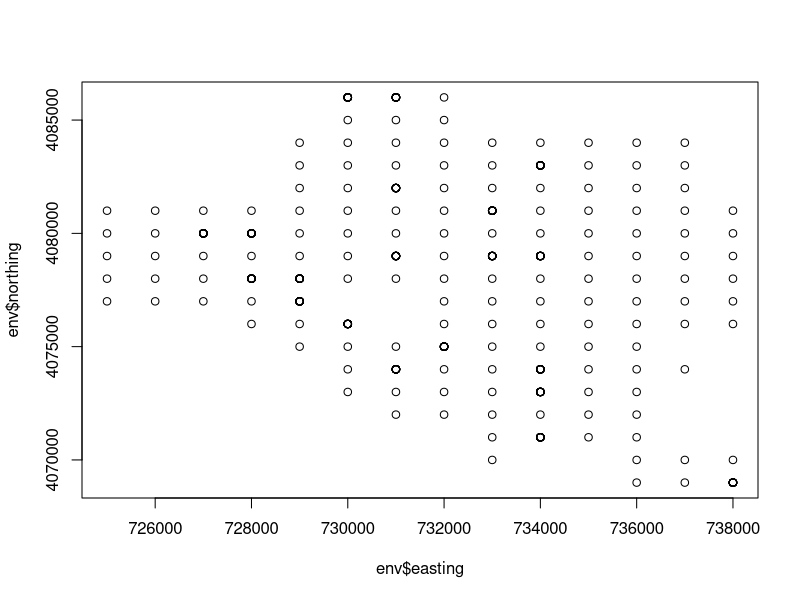
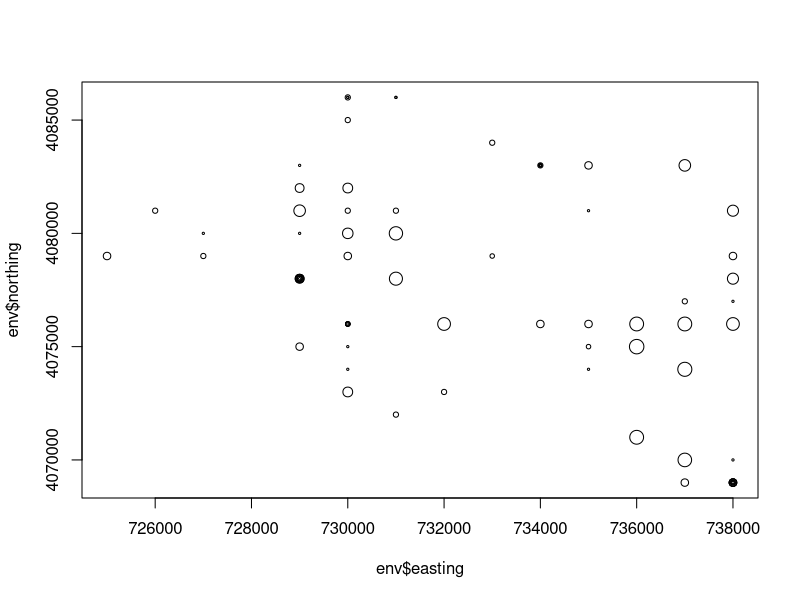

Here is the R script that generated these plots, in order:

env = read.csv('./data/tgpall_env.csv')
env$date_samp = as.Date(env$date_samp, format='%m/%d/%Y')
env$date_of_burn = as.Date(env$date_of_burn, format='%m/%d/%Y')

## drop the plots not on the UTM grid
env = subset(env, subset=grid_plot == 1)

soilvars = c("P","CA","MG","K","NA.","B","FE","MN","CU","ZN","AL")
## add 1.0 to Boron so that there are no zero values
env$B = env$B + 1
logSoil = log10(env[ , soilvars])
names(logSoil) = paste('log', soilvars, sep='')

eastness = sin(env$aspect) 
northness = cos(env$aspect)

woody_vars = c('woodyht', 'woodypct', 'basal_area', 'density', 'avgdens')
env[ , woody_vars] = ifelse(is.na(as.matrix(env[ , woody_vars])), 
                            0, 
                            as.matrix(env[ , woody_vars]))

env = env[ , !(names(env) %in% soilvars)]
env = cbind(env, logSoil, eastness, northness)

## write out filtered env file
write.csv(env, file='./data/tgp_utm_env.csv', row.names=F)

plot(env$easting, env$northing)
plot(env$easting, env$northing, cex = log10(env$woodypct))

plot_id = sort(unique(env$plot))

plot_yr = sort(unique(env$plot_yr))

length(plot_id)

## read in species community data
comm = read.csv('./data/tgp_comm_mat_all.csv')

sp_plot_id = as.integer(
              sapply(strsplit(as.character(comm[,1]),'.', fixed=TRUE), 
                     function(x) x[[1]]))

sum(unique(sp_plot_id) %in% plot_id)
sum(comm[ ,1] %in% plot_yr)

## so every plot we have enviornmental data for we also have 
## species data

## generate plot year UTM output that will be used to query the 
## GIS layers

uni_plots = unique(env$plot)
out = data.frame(plot = uni_plots, 
                 easting = env$easting[match(uni_plots, env$plot)],
                 northing = env$northing[match(uni_plots, env$plot)])
write.csv(out, './data/tgp_plot_utm.csv', row.names=F)
